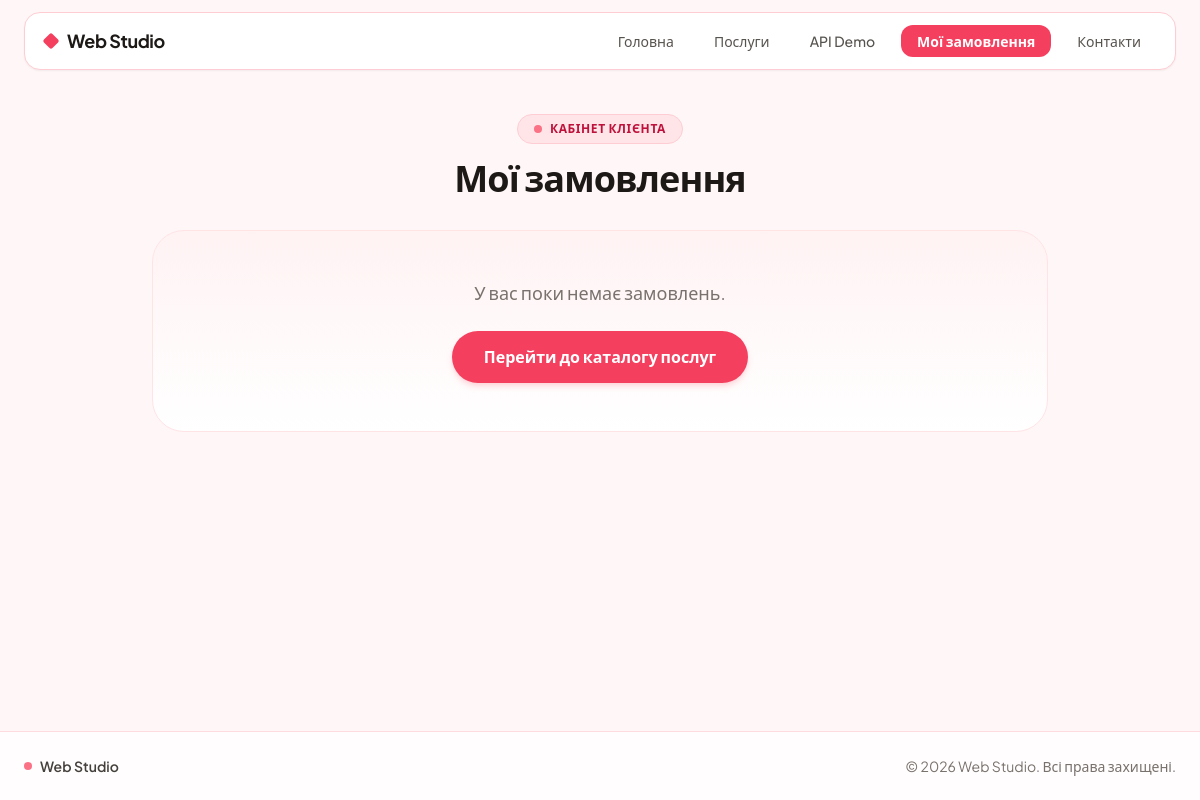
The page /orders on the database as committed earlier.
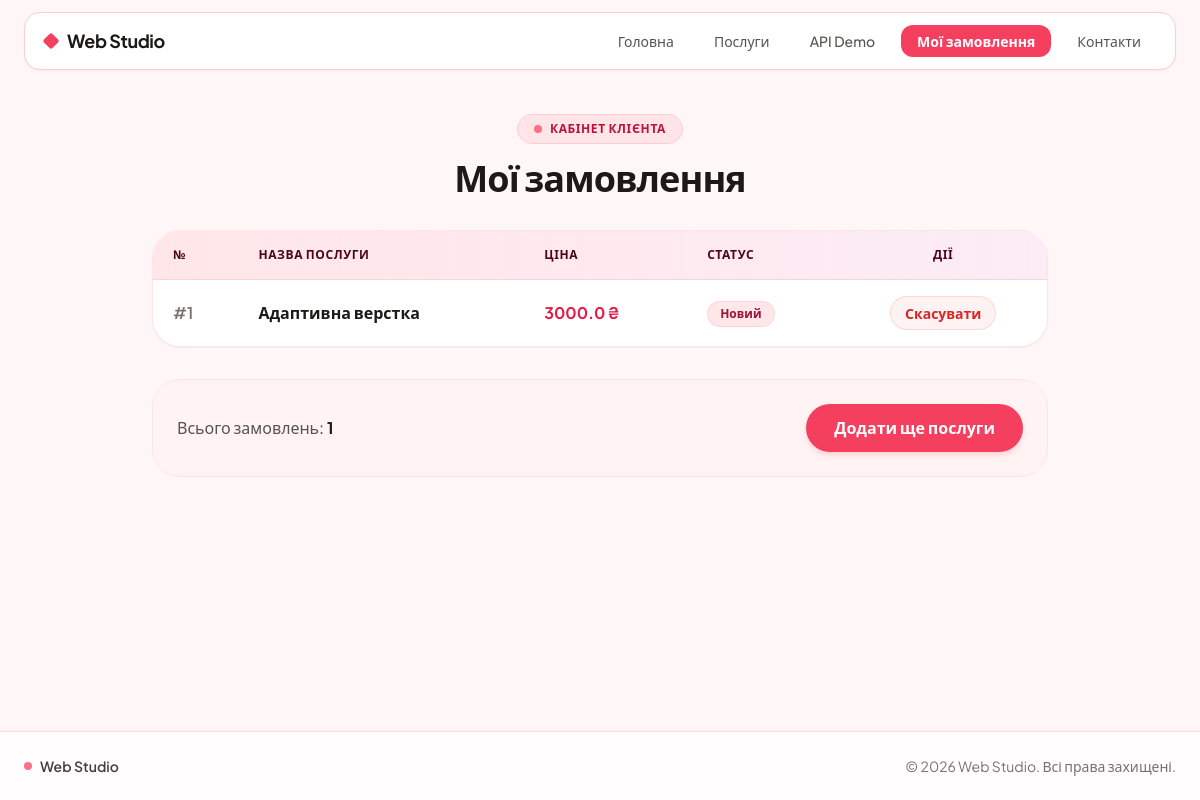
The same page on the database as committed later.
### tables this page shows
CREATE TABLE orders (
                id INTEGER PRIMARY KEY AUTOINCREMENT,
                product_id INTEGER,
                status TEXT DEFAULT 'Новий',
                FOREIGN KEY (product_id) REFERENCES products (id)
            );

CREATE TABLE products (
                id INTEGER PRIMARY KEY AUTOINCREMENT,
                title TEXT NOT NULL,
                price REAL NOT NULL,
                description TEXT
            );

### routes/shop.py (the view)
@shop_bp.route('/orders')
def view_orders():
    db = get_db()
    orders_data = db.execute('''
        SELECT orders.id, products.title, products.price, orders.status
        FROM orders
        JOIN products ON orders.product_id = products.id
        ORDER BY orders.id DESC
    ''').fetchall()
    return render_template('orders.html', orders=orders_data)

### models.py (called while the page is built)
def get_db():
    if 'db' not in g:
        g.db = sqlite3.connect(DATABASE)
        g.db.row_factory = sqlite3.Row  # Дозволяє читати рядки як словники
        g.db.execute('PRAGMA foreign_keys = ON')  # Увімкнення зовнішніх ключів
    return g.db

### templates/orders.html
{% extends "base.html" %}
{% block content %}
<div class="max-w-4xl mx-auto py-4 sm:py-6 space-y-8">
    <div class="text-center">
        <span class="inline-flex items-center gap-2 bg-rose-100/90 text-rose-700 border border-rose-200 text-xs font-semibold uppercase tracking-wider px-4 py-1.5 rounded-full mb-3.5">
            <span class="w-2 h-2 rounded-full bg-rose-400"></span>
            Кабінет клієнта
        </span>
        <h1 class="text-3xl sm:text-4xl font-bold tracking-tight text-stone-900">Мої замовлення</h1>
    </div>
    {% if orders %}
    <div class="bg-white shadow-sm rounded-[1.75rem] overflow-hidden border border-rose-100">
        <div class="overflow-x-auto">
            <table class="w-full text-left border-collapse">
                <thead>
                    <tr class="bg-gradient-to-r from-rose-100/90 to-pink-100/80 text-rose-950 text-xs uppercase tracking-wider border-b border-rose-200/80">
                        <th class="py-4 px-5 font-bold">№</th>
                        <th class="py-4 px-5 font-bold">Назва послуги</th>
                        <th class="py-4 px-5 font-bold">Ціна</th>
                        <th class="py-4 px-5 font-bold">Статус</th>
                        <th class="py-4 px-5 font-bold text-center">Дії</th>
                    </tr>
                </thead>
                <tbody class="divide-y divide-rose-100/80">
                    {% for order in orders %}
                    <tr class="hover:bg-rose-50/50 text-stone-700 transition">
                        <td class="py-4 px-5 font-semibold text-stone-500">#{{ order[0] }}</td>
                        <td class="py-4 px-5 font-semibold text-stone-900">{{ order[1] }}</td>
                        <td class="py-4 px-5 font-bold text-rose-600">{{ order[2] }} ₴</td>
                        <td class="py-4 px-5">
                            <span class="inline-flex items-center bg-rose-100/90 text-rose-800 border border-rose-200/70 text-xs px-3 py-1 rounded-full font-semibold">
                                {{ order[3] }}
                            </span>
                        </td>
                        <td class="py-4 px-5 text-center">
                            <form action="{{ url_for('shop.delete_order', order_id=order[0]) }}" method="POST" class="inline">
                                <button type="submit" class="text-red-600 hover:text-red-700 text-xs sm:text-sm font-semibold bg-red-50 hover:bg-red-100 border border-red-200/70 px-3.5 py-1.5 rounded-full transition">
                                    Скасувати
                                </button>
                            </form>
                        </td>
                    </tr>
                    {% endfor %}
                </tbody>
            </table>
        </div>
    </div>
    <div class="bg-rose-50/50 p-6 rounded-[1.75rem] border border-rose-100 shadow-xs flex flex-col sm:flex-row justify-between items-center gap-4">
        <span class="text-stone-600 font-medium">Всього замовлень: <strong class="text-stone-900">{{ orders|length }}</strong></span>
        <a href="{{ url_for('shop.services') }}" class="inline-flex items-center justify-center bg-rose-500 text-white font-semibold px-7 py-3 rounded-full shadow-md shadow-rose-200/80 hover:bg-rose-600 transition">
            Додати ще послуги
        </a>
    </div>
    {% else %}
    <div class="text-center bg-gradient-to-b from-rose-50/70 to-white p-12 rounded-[2rem] border border-rose-100 shadow-xs">
        <p class="text-stone-500 mb-6 text-lg">У вас поки немає замовлень.</p>
        <a href="{{ url_for('shop.services') }}" class="inline-flex items-center justify-center bg-rose-500 text-white font-semibold px-8 py-3.5 rounded-full shadow-md shadow-rose-200/80 hover:bg-rose-600 transition">
            Перейти до каталогу послуг
        </a>
    </div>
    {% endif %}
</div>
{% endblock %}

Rows that differ between the two databases and show on the page:
added orders: id "1", title "Адаптивна верстка", price "3000.0", status "Новий"
Other text that changed with them:
{{ orders|length }}: (not shown) → "1"
text no longer shown: "У вас поки немає замовлень. Перейти до каталогу послуг"
text now shown: "№ НАЗВА ПОСЛУГИ ЦІНА СТАТУС ДІЇ Всього замовлень: Додати ще послуги"
